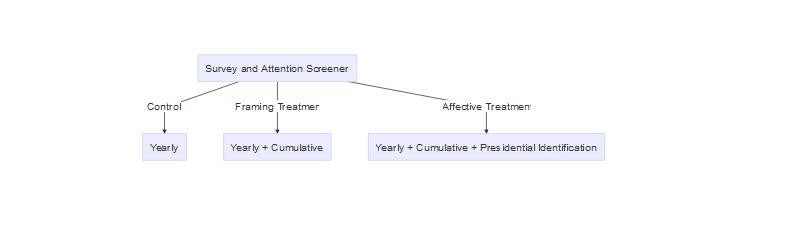

The script that drew this image:
library(DiagrammeR)
library(networkD3)
library(webshot)
#webshot::install_phantomjs()

setwd("C:/Users/danbo/OneDrive - Fundacao Getulio Vargas - FGV/FGV/Q3.23/GIT/GIT")
expdesign  <- mermaid("
  graph TD;
    A[Survey and Attention Screener] --> |Control| B[Yearly]
    A --> |Framing Treatment| C[Yearly + Cumulative]
    A --> |Affective Treatment| D[Yearly + Cumulative + Presidential Identification]
    ", height = 'auto', width = 'auto')

saveNetwork(expdesign, "expdesign.html")
webshot("expdesign.html", "expdesign.png", vwidth = 800, vheight = 200)

expdesign2  <- mermaid("
  graph TD;
    A{Survey and Attention Screener} -->|Control| B[Yearly]
    A -->|Treatment| C[Yearly + Cumulative]
    B -->|Control| D[Blind]
    B -->|Treatment| E[Presidential Identification]
    C -->|Control| F[Blind]
    C -->|Treatment| G[Presidential Identification]
    ", height = 'auto', width = 'auto')

saveNetwork(expdesign2, "expdesign2.html")
webshot("expdesign2.html", "expdesign2.png", vwidth = 800, vheight = 400)



# 
# ```{r}
# library(DiagrammeR)
# mermaid("
#   graph TD;
#     A[Survey and Attention Screener] --> |Control| B[Yearly]
#     A --> |Framing Treatment| C[Yearly + Cumulative]
#     A --> |Affective Treatment| D[Yearly + Cumulative + Presidential Identification]
# ")
# ```



# 
# 
# The study employs a 2x2 between-subjects factorial design to investigate the impact of framing and identification on retrospective voting.
# ```{r}
# library(DiagrammeR)
# mermaid('
#   graph TD;
#     A{Survey and Attention Screener} --> |Control| B[Yearly]
#     A --> |Framing Treatment| C[Yearly + Cumulative]
#     A --> |Affective Treatment| D[Yearly + Cumulative + Presidential Identification]
# ')
# 
# ```
# 
# ```{r}
# library(DiagrammeR)
# mermaid("
#   graph TD;
#     A{Survey and Attention Screener} -->|Control| B[Yearly]
#     A -->|Treatment| C[Yearly + Cumulative]
#     B -->|Control| D[Blind]
#     B -->|Treatment| E[Presidential Identification]
#     C -->|Control| F[Blind]
#     C -->|Treatment| G[Presidential Identification]
# ")
# 
# ```
# 
# 
# | Table 1: Experimental Design                | Control (Yearly)        | Treatment (Cumulative)   |
#   |-----------------|--------------------------|---------------------------|
#   | Control (Blind) | <font color="#505050">Group A</font> | <font color="#505050">Group B</font> |
#   | Treatment (Presidential Identification) | <font color="#505050">Group C</font> | <font color="#505050">Group D</font> |
#   
